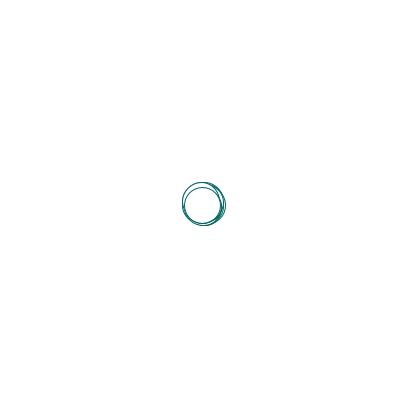
Frame 1 (no input)
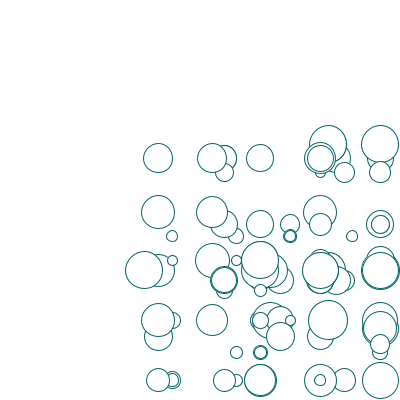
Frame 60 (the mouse pressed at the canvas centre just before this capture)
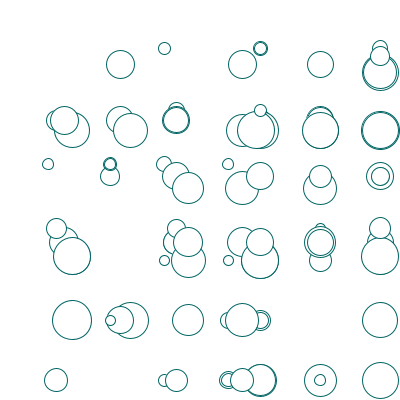
Frame 120 (the mouse held since frame 60 and released just before this capture)

The Processing sketch that drew these frames (run headless with seeded random() and noise(); from frame 60 on, the mouse is pressed at the canvas centre):

// Processing sketch: sketch4
// ── sketch4.pde
class Jumpy {
  int radius;
  int xpos, ypos;
  int xstep, ystep;
  Jumpy(int radius, int xstep, int ystep, int id) {
    this.radius = radius;
    this.xstep = xstep;
    this.ystep = ystep;

    xpos = width/2;
    ypos = height/2;

    println("created with id: " + id);
  }

  void drawCircle() {
    
    xpos +=xstep;
    ypos +=ystep;
    stroke(1,100,100);
    ellipse(xpos, ypos, radius, radius);
    if (xpos >= width-(radius/2)|| xpos<=radius/2) {
      xstep *=-1;
    }

    if (ypos>=height-(radius/2) || ypos<=radius/2) {
      ystep *=-1;
    }
  }
  
  void reset(){
    xpos = width/2;
    ypos = height/2;
    printID();
  }
  
  void printID(){
   println("hello"); 
  }
}

Jumpy mJumpy;
//ArrayList
int amount = 105;
ArrayList<Jumpy> circles = new ArrayList<Jumpy>();
void setup() {
  background(255);
  size(400, 400);
  frameRate(20);
  //mJumpy = new Jumpy(10, 10, 5, 0);
  
  for(int i=0;i<amount;i++){
    int radius = (int)random(10,40);
    int xstep = (int)random(1,8);
    int ystep = (int)random(1,8);
    circles.add(new Jumpy(radius,xstep,ystep,i));
  }
}

void draw() {
  background(255);
  //mJumpy.drawCircle();
  for(int i=0;i<amount;i++){
    circles.get(i).drawCircle();
  }
}

void mousePressed(){
  for(int i=0;i<amount;i++){
    circles.get(i).reset();
  }
}
